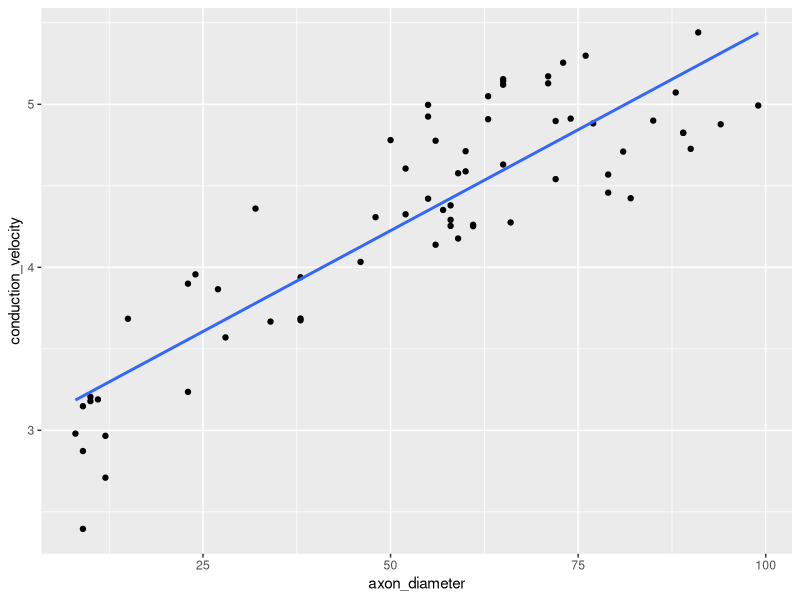
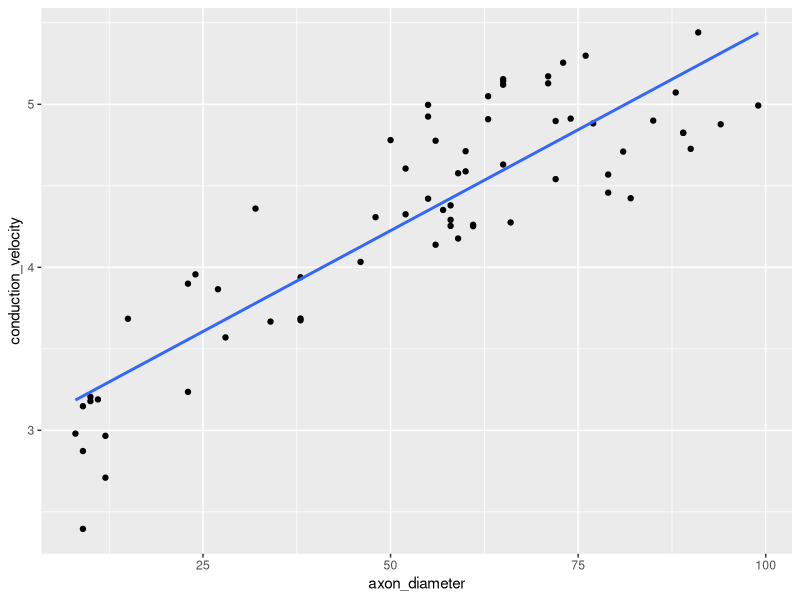
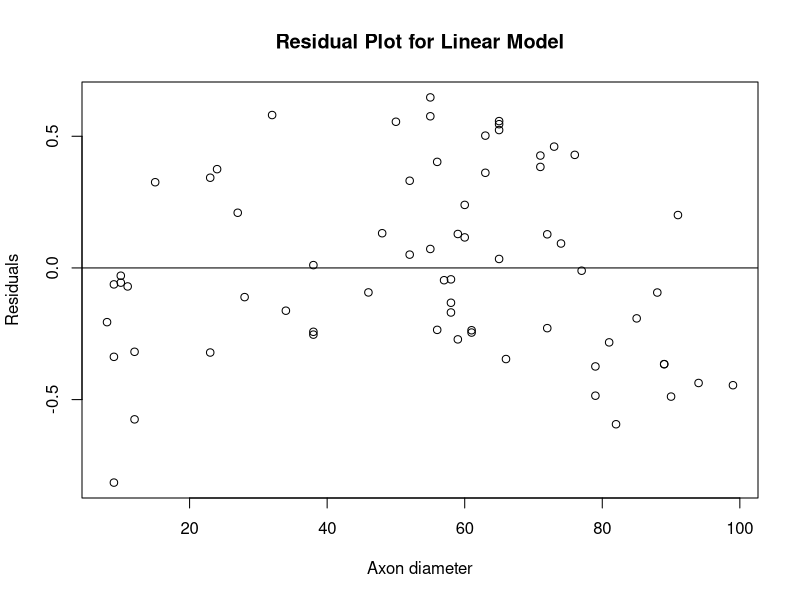
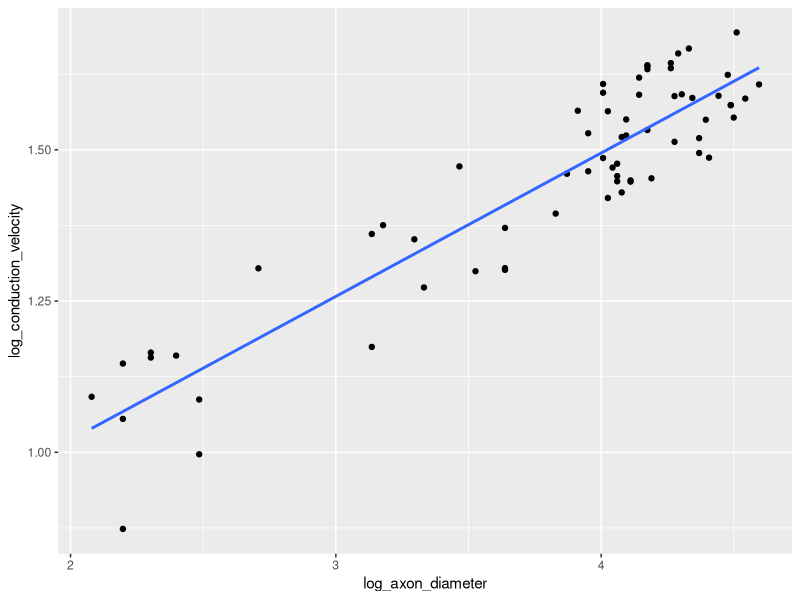
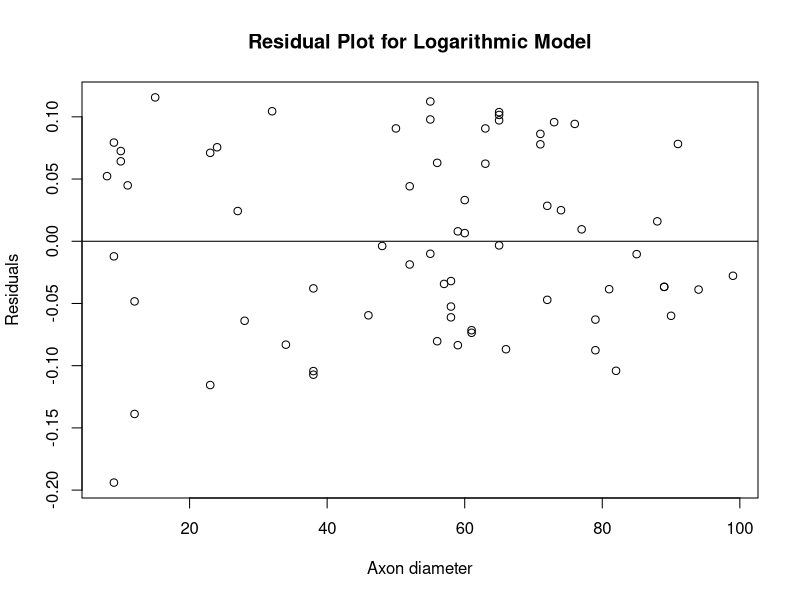
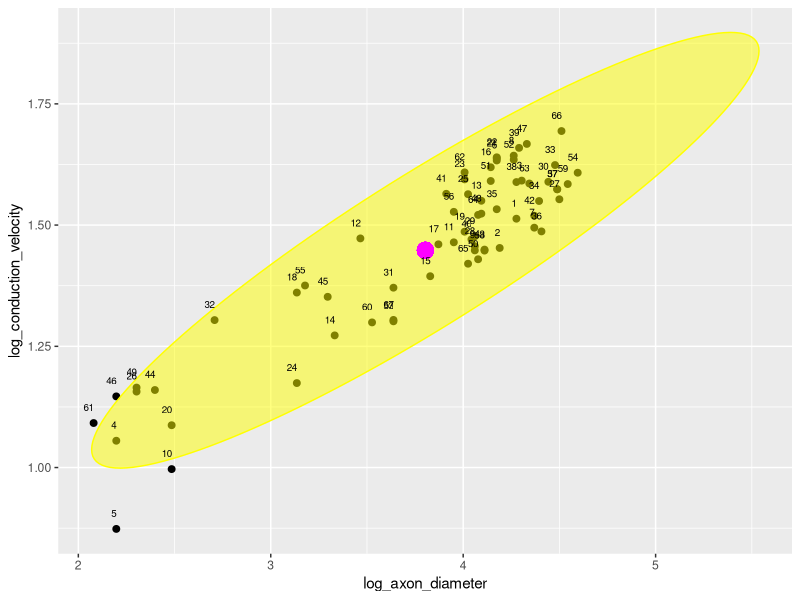

The R source for these figures, in order:
## ---- chunk 1
library(ggplot2)
dragon_neurons <- read.csv('dragon_neurons.csv')
head(dragon_neurons)
## ---- chunk 2
# lm - linear model
ols.lm<-lm(formula=conduction_velocity ~ axon_diameter, data=dragon_neurons)
ggplot(dragon_neurons, aes(x=axon_diameter, y=conduction_velocity)) +geom_point() + geom_smooth(method='lm', se=FALSE)
print(ols.lm)
## ---- chunk 3

ols.lm<-lm(formula=conduction_velocity ~ axon_diameter, data=dragon_neurons)
ols.lm
ggplot(dragon_neurons, aes(x=axon_diameter, y=conduction_velocity)) +geom_point() + geom_smooth(method='lm', se=FALSE)

ols.res<-resid(ols.lm)
# plot(dragon_neurons)
plot(dragon_neurons$axon_diameter, ols.res,ylab='Residuals', xlab='Axon diameter', main='Residual Plot for Linear Model')
abline(0,0)

summary(ols.lm)
## ---- chunk 4
dragon_neurons$log_axon_diameter<-NA
dragon_neurons$log_conduction_velocity<-NA
dragon_neurons$log_axon_diameter<-log(dragon_neurons$axon_diameter)
dragon_neurons$log_conduction_velocity<-log(dragon_neurons$conduction_velocity)

ols.lm.log<-lm(formula=log_conduction_velocity ~ log_axon_diameter, data=dragon_neurons)
ols.lm.log
ggplot(dragon_neurons, aes(x=log_axon_diameter, y=log_conduction_velocity)) +geom_point() + geom_smooth(method='lm', se=FALSE)

ols.res.log<-resid(ols.lm.log)
# plot(dragon_neurons)
plot(dragon_neurons$axon_diameter, ols.res.log,ylab='Residuals', xlab='Axon diameter', main='Residual Plot for Logarithmic Model')
abline(0,0)
summary(ols.lm.log)

## ---- chunk 5
van_model <- dragon_neurons[c('log_axon_diameter' ,'log_conduction_velocity')]
# Find the center and covariance
van_model.center<-NA
van_model.center <- colMeans(van_model)


# ncol(van_model) ==2
van_model.cov <- cov(van_model)

# Find the radius of the ellipse
van_model.rad <- sqrt(qchisq(p=0.95, df=ncol(van_model)))

# Find the ellipse coordinates
ellipse <- car::ellipse(center=van_model.center, shape=van_model.cov, radius=van_model.rad, segments=150, draw=FALSE)

#Plot the ellipse
ellipse <- as.data.frame(ellipse)
colnames(ellipse) <- colnames(van_model)

ggplot(van_model , aes(x=log_axon_diameter, y=log_conduction_velocity)) +
  geom_point(size = 2) +
  geom_polygon(data=ellipse , fill="yellow", color="yellow", alpha=0.5) +
  geom_point(aes(van_model.center[1] , van_model.center[2]) , size=5 , color="magenta") +
  geom_text(aes(label=row.names(van_model)), hjust=1, vjust=-1.5, size=2.5)

## ---- chunk 6
#van_model$distances<-NA
#van_model$cutoff<-NA
print(van_model.center)
distances<-mahalanobis(x=van_model, center=van_model.center,
                      cov=van_model.cov)
cutoff<-qchisq(p=0.95, df=ncol(van_model))
van_model$distances<-distances
van_model$cutoff<-cutoff
van_model[van_model$distances>cutoff,] 

## ---- chunk 7
summary(ols.lm)
summary(ols.lm.log)
## ---- chunk 8
qf(0.05,1,65,lower.tail = FALSE)
## ---- chunk 9
corr_log<-cor(dragon_neurons[c('log_axon_diameter')], dragon_neurons[c('log_conduction_velocity')], method = c("pearson"))
print(corr_log)

corr<-cor(dragon_neurons[c('axon_diameter')], dragon_neurons[c('conduction_velocity')], method = c("pearson"))
print(corr)
